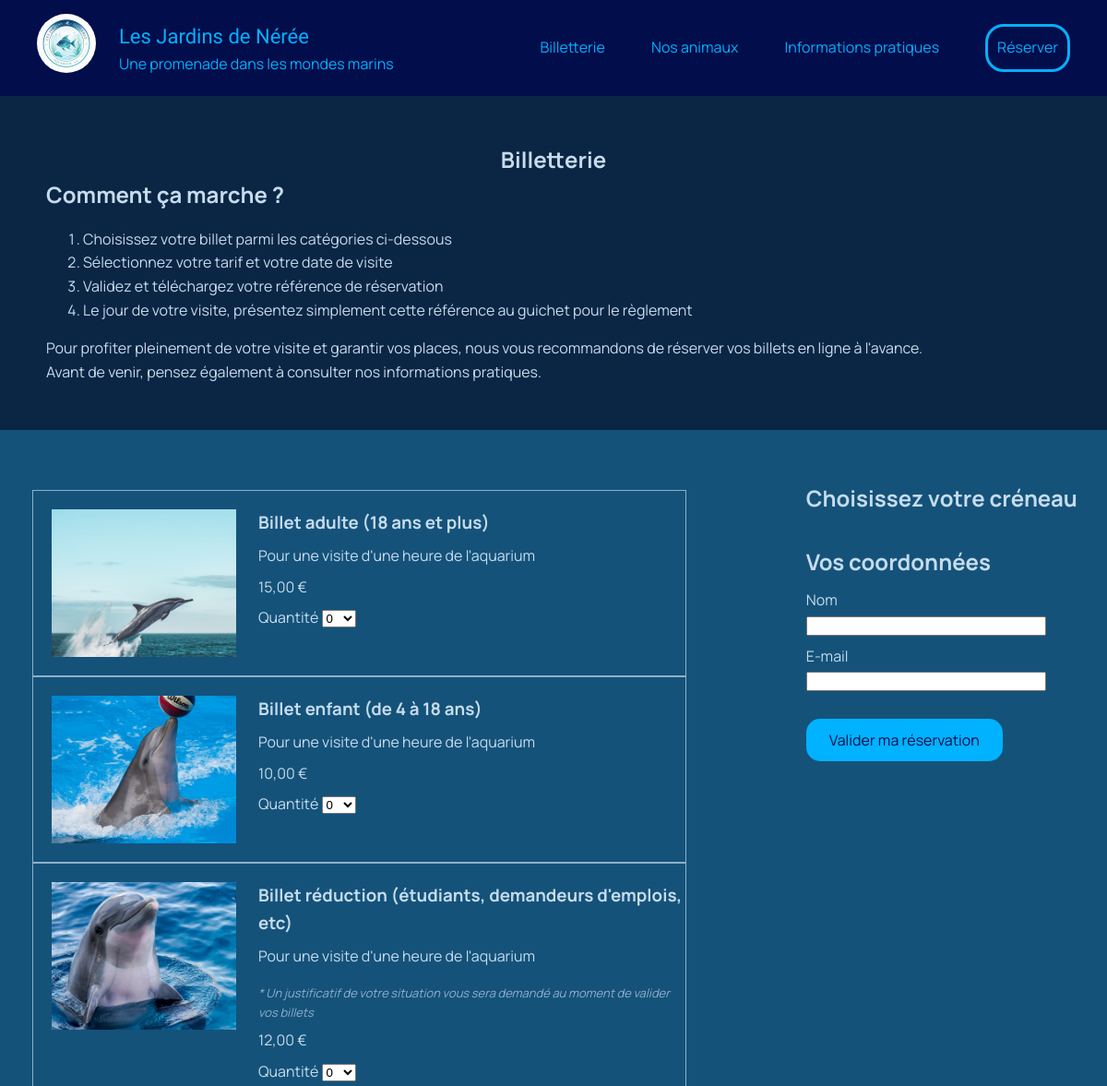
/billetterie.php (upper part), run on an earlier commit of the app's database.
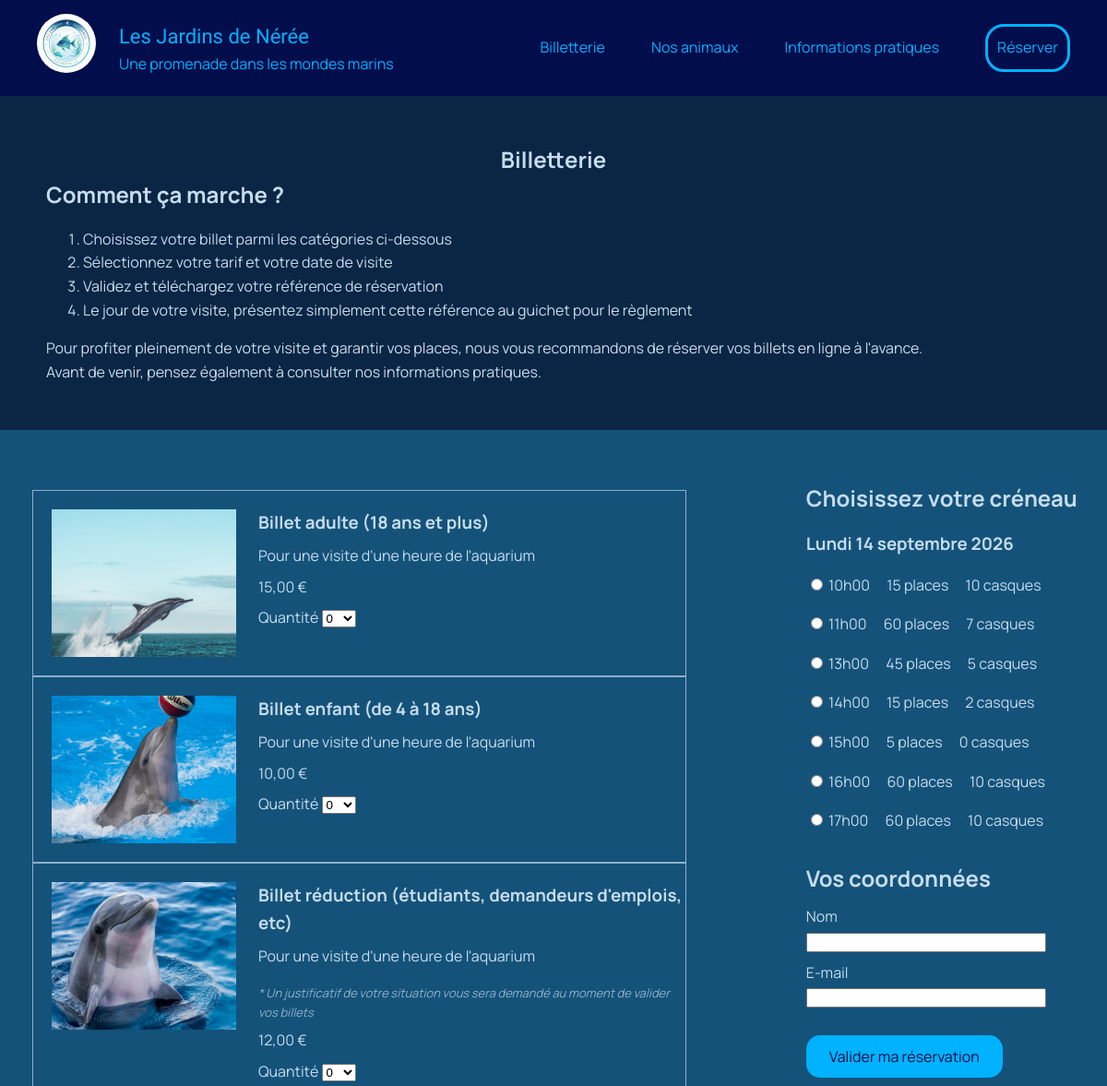
And on a later commit of the database.
### tables this page shows
CREATE TABLE tarif (
    id                  INT AUTO_INCREMENT PRIMARY KEY,
    libelle             VARCHAR(80) NOT NULL,
    prix                DECIMAL(6,2) NOT NULL,
    description         VARCHAR(255),
    mention             VARCHAR(255),
    image               VARCHAR(120),
    compte_visite       TINYINT(1) NOT NULL DEFAULT 0,
    compte_vr           TINYINT(1) NOT NULL DEFAULT 0,
    quantite_min        TINYINT UNSIGNED NOT NULL DEFAULT 1
);

CREATE TABLE creneau (
    id                  INT AUTO_INCREMENT PRIMARY KEY,
    date_heure          DATETIME NOT NULL UNIQUE,
    capacite_visite     INT UNSIGNED NOT NULL,
    capacite_vr         INT UNSIGNED NOT NULL,
    actif               TINYINT(1) NOT NULL DEFAULT 1   
);

### src/Autoloader.php (called while the page is built, shortened)
<?php
class Autoloader
{
    public static function register() : void
    {
        spl_autoload_register(function (string $class) {
            $fichier = __DIR__ . '/' . $class . '.php';
        });
    }
}

### src/Tarif.php (called while the page is built)
<?php
class Tarif
{
    public static function findAll() : array
    {
        $pdo = Database::getInstance();
        $sql = 'SELECT id, libelle, prix, description, mention, image, compte_visite, compte_vr, quantite_min
                FROM tarif
                ORDER BY id';
        return $pdo->query($sql)->fetchAll();
    }
}

### src/Creneau.php (called while the page is built, shortened)
<?php
class Creneau
{
    public static function findDisponibles() : array
    {
        $pdo = Database::getInstance();
        $sql = 'SELECT c.id,
                        c.date_heure,
                        c.capacite_visite,
                        c.capacite_vr,
                        c.capacite_visite - COALESCE(SUM(rt.quantite * t.compte_visite), 0) AS places_visite,
                        c.capacite_vr - COALESCE(SUM(rt.quantite * t.compte_vr), 0) AS places_vr
                FROM creneau c
                LEFT JOIN reservation r ON r.creneau_id = c.id
                LEFT JOIN reservation_tarif rt ON rt.reservation_id = r.id
                LEFT JOIN tarif t ON t.id = rt.tarif_id
                WHERE c.actif = 1
                AND c.date_heure > NOW()
                GROUP BY c.id
                ORDER BY c.date_heure';
        return $pdo->query($sql)->fetchAll();
    }
}

### src/Dates.php (called while the page is built, shortened)
<?php
class Dates
{
    public static function enFrancais(string $date): string
    {
        $t = strtotime($date);
        return self::JOURS[date('w', $t)] . ' ' . date('j', $t) . ' '
             . self::MOIS[date('n', $t)] . ' ' . date('Y', $t);
    }
}

### billetterie.php (the view, shortened to what the changed rows need)
<?php
$ancien = $_SESSION['ancien'] ?? [];
$tarifs = Tarif::findAll();
$creneaux = Creneau::findDisponibles();
$parJour = [];
foreach ($creneaux as $creneau) {
    $jour = substr($creneau['date_heure'], 0, 10);
    $parJour[$jour][] = $creneau;
}
require __DIR__ . '/includes/header.php';
?>
<main>
    <section class="billetterie-intro">
        <h1>Billetterie</h1>
        <h2>Comment ça marche ?</h2>
    </section>
    <form method="post" action="/reserver-traitement.php">
        <div class="billetterie-conteneur">
            <div class="tarifs">
                <?php foreach ($tarifs as $tarif) : ?>
                    <article class="tarif">
                        <?php if (!empty($tarif['image'])): ?>
                            <img src="/assets/img/<?= htmlspecialchars($tarif['image']) ?>" alt="">
                        <?php endif; ?>
                        <div class="tarif-detail">
                            <h3><?= htmlspecialchars($tarif['libelle']) ?></h3>
                            <p><?= htmlspecialchars($tarif['description']) ?></p>
                            <?php if (!empty($tarif['mention'])): ?>
                                <p class="tarif-mention">* <?= htmlspecialchars($tarif['mention']) ?></p>
                            <?php endif; ?>
                            <p><?= number_format((float) $tarif['prix'], 2, ',', ' ') ?> €</p>
                            <label>
                                Quantité
                                <select name="quantites[<?= $tarif['id'] ?>]">
                                    <?php for ($i = 0; $i <= 10; $i++): ?>
                                        <option value="<?= $i ?>" <?= (int) ($ancien['quantites'][$tarif['id']] ?? 0) === $i ? 'selected' : '' ?>><?= $i ?></option>
                                    <?php endfor; ?>
                                </select>
                            </label>
                        </div>
                    </article>
                <?php endforeach; ?>
            </div>
            <div class="validation">
                <section class="creneaux">
                    <h2>Choisissez votre créneau</h2>
                    <?php foreach ($parJour as $jour => $creneauxDuJour): ?>
                        <section class="jour">
                            <h3><?= Dates::enFrancais($jour) ?></h3>
                            <?php foreach ($creneauxDuJour as $creneau): ?>
                                <?php $complet = $creneau['places_visite'] <= 0; ?>
                                <label class="creneau <?= $complet ? 'creneau--complet' : '' ?>">
                                    <input type="radio" name="creneau_id" value="<?= $creneau['id'] ?>"
                                    <?= (int) ($ancien['creneau_id'] ?? 0) === (int) $creneau['id'] ? 'checked' : '' ?>
                                    <?= $complet ? 'disabled' : '' ?>>
                                    <span class="creneau-heure"><?= date('H\hi', strtotime($creneau['date_heure'])) ?></span>
                                    <span class="creneau-places"><?= $creneau['places_visite'] ?> places</span>
                                    <span class="creneau-casques"><?= $creneau['places_vr'] ?> casques</span>
                                </label>
                            <?php endforeach; ?>
                        </section>
                    <?php endforeach; ?>
                </section>
                <section class="coordonnees">
                    <h2>Vos coordonnées</h2>
                </section>
            </div>
        </div>
    </form>
</main>
<?php require __DIR__ . '/includes/footer.php'; ?>

### includes/header.php (shortened to what the changed rows need)
<!DOCTYPE html>
<html lang="fr">
<head>
    <link rel="stylesheet" href="/assets/css/style.css">
</head>
<body>
    <header>
        <main>
            <nav class="conteneur" aria-label="Navigation principale">
            <?php $page = basename($_SERVER['SCRIPT_NAME']); ?>
            <?php $liens = [
                    'billetterie.php' => 'Billetterie',
                    'animaux.php' => 'Nos animaux',
                    'infos-pratiques.php' => 'Informations pratiques',
                ];?>
                <div class="nav-liens">
                    <?php foreach ($liens as $fichier => $libelle): ?>
                        <a href="/<?= $fichier ?>" <?= $page === $fichier ? 'aria-current="page"' : '' ?>><?= htmlspecialchars($libelle) ?></a>
                    <?php endforeach; ?>
                    <a href="/billetterie.php" class="nav-btn">Réserver</a>
                </div>
            </nav>
    </header>

What changed in the data, as far as the page shows it:
added creneau: date_heure "Lundi 14 septembre 2026", creneau_id "☐ 17h00 60 places 10 casques", date_heure "17h00", places_visite "60", places_vr "10"
added creneau: creneau_id "☐ 10h00 15 places 10 casques", date_heure "10h00", places_visite "15", places_vr "10", shown under "Lundi 14 septembre 2026"
added creneau: creneau_id "☐ 11h00 60 places 7 casques", date_heure "11h00", places_visite "60", places_vr "7", shown under "Lundi 14 septembre 2026"
added creneau: creneau_id "☐ 13h00 45 places 5 casques", date_heure "13h00", places_visite "45", places_vr "5", shown under "Lundi 14 septembre 2026"
added creneau: creneau_id "☐ 14h00 15 places 2 casques", date_heure "14h00", places_visite "15", places_vr "2", shown under "Lundi 14 septembre 2026"
added creneau: creneau_id "☐ 15h00 5 places 0 casques", date_heure "15h00", places_visite "5", places_vr "0", shown under "Lundi 14 septembre 2026"
added creneau: creneau_id "☐ 16h00 60 places 10 casques", date_heure "16h00", places_visite "60", places_vr "10", shown under "Lundi 14 septembre 2026"
